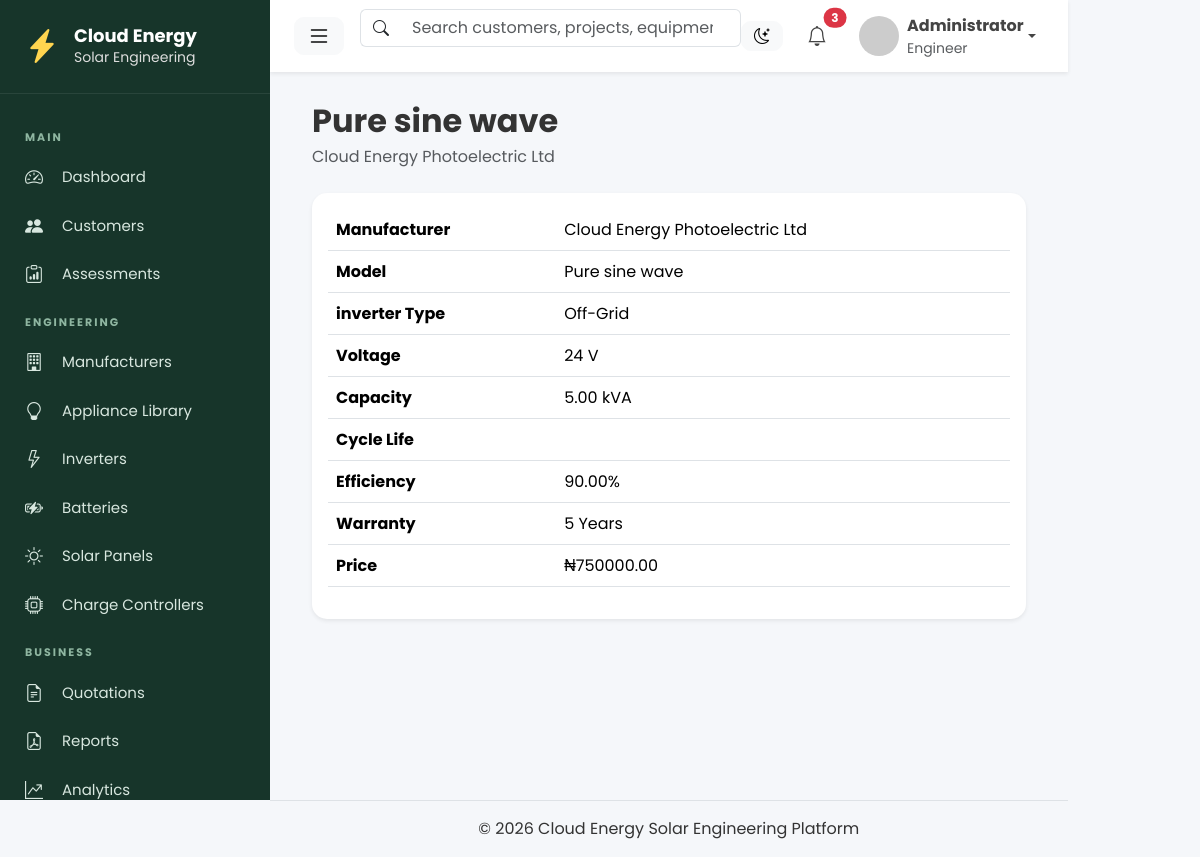
/equipment/inverters/1/, run on an earlier commit of the app's database.
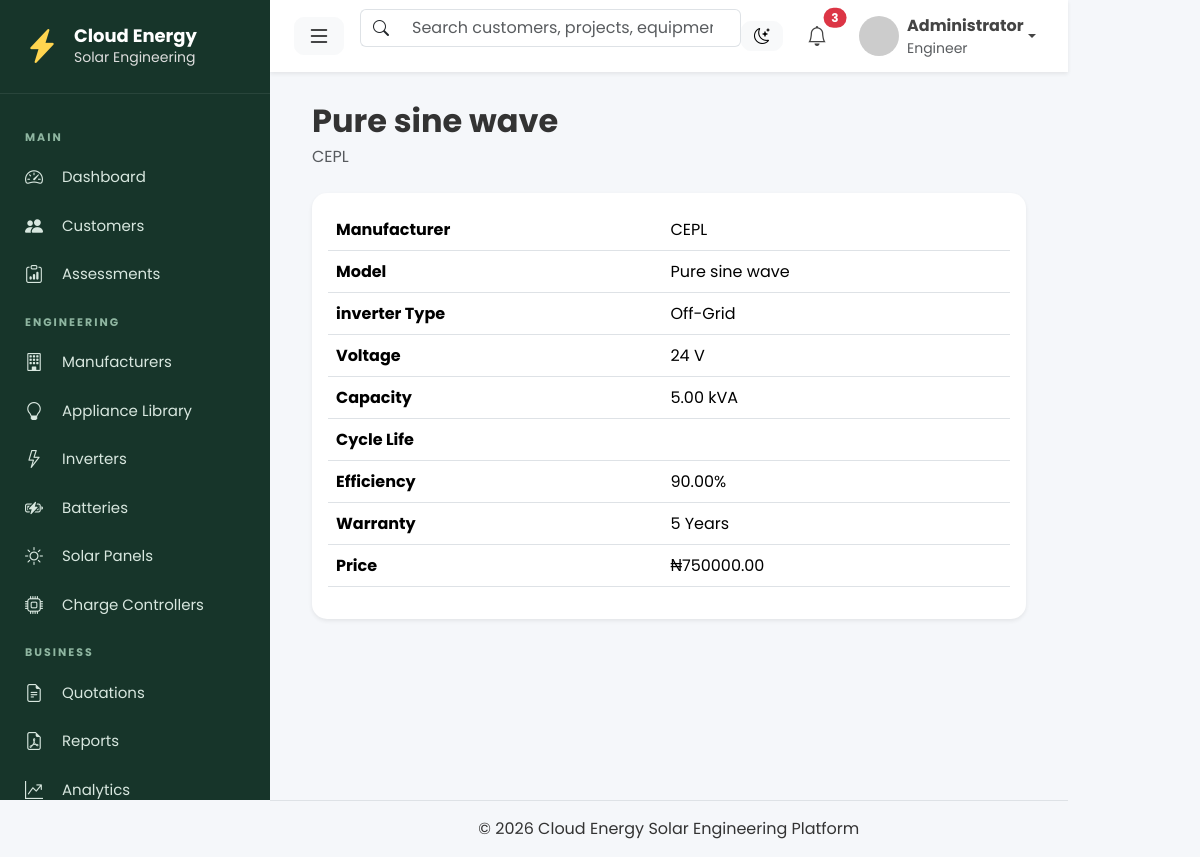
And on a later commit of the database.
### equipment/models.py (models this page shows, shortened)
class Manufacturer(models.Model):
    name = models.CharField(
        max_length=100,
        unique=True,
    )
    logo = models.ImageField(
        upload_to="manufacturers/",
        blank=True,
        null=True
    )
    website = models.URLField(
        blank=True,
    )
    support_email = models.EmailField(blank=True)
    support_phone = models.CharField(
        max_length=30,
        blank=True
    )
    country = models.CharField(
        max_length=100,
        blank=True
    )
    notes = models.TextField(
        blank=True
    )
    active = models.BooleanField(
        default=True,
    )
    class Meta:
        ordering = ["name"]
    def __str__(self):
        return self.name

class Inverter(models.Model):
    manufacturer = models.ForeignKey(
        Manufacturer,
        on_delete=models.CASCADE,
    )
    model = models.CharField(max_length=100)
    capacity_kva = models.DecimalField(
        max_digits=5,
        decimal_places=2,
    )
    hybrid = models.BooleanField(default=True)
    voltage = models.PositiveIntegerField()
    efficiency = models.DecimalField(
        max_digits=5,
        decimal_places=2,
    )
    warranty = models.PositiveIntegerField(
        default=5,
    )
    price = models.DecimalField(
        max_digits=15,
        decimal_places=2,
    )
    active = models.BooleanField(default=True)

### equipment/views.py (the view)
class InverterDetailView(DetailView):
    model = Inverter
    template_name = "equipment/inverters/inverter_detail.html"

### templates/equipment/Inverters/inverter_detail.html (shortened to what this page needs)
{% extends "layouts/base.html" %}
{% block content %}
{% include "components/page_header.html" with title=object.model subtitle=object.manufacturer %}
<div class="card shadow-sm">
    <div class="card-body">
        <table class="table">
            <tr><th>Manufacturer</th><td>{{ object.manufacturer }}</td></tr>
            <tr><th>Model</th><td>{{ object.model }}</td></tr>
            <tr><th>inverter Type</th><td>{% if object.hybrid %} Hybrid {% else %} Off-Grid {% endif %}</td></tr>
            <tr><th>Voltage</th><td>{{ object.voltage }} V</td></tr>
            <tr><th>Capacity</th><td>{{ object.capacity_kva }} kVA</td></tr>
            <tr><th>Cycle Life</th><td><tr>
                <th>Efficiency</th>
                <td>{{ object.efficiency }}%</td>
            </tr>
            <tr>
                <th>Warranty</th>
                <td>{{ object.warranty }} Years</td>
            </tr>
            <tr><th>Price</th><td>₦{{ object.price }}</td></tr>
        </table>
    </div>
</div>
{% endblock %}

### templates/components/page_header.html (shortened to what this page needs)
<div class="page-header d-flex justify-content-between align-items-center mb-4">
    <div>
        <h2 class="page-title">
            {{ title }}
        </h2>
        {% if subtitle %}
            <p class="text-muted mb-0">
                {{ subtitle }}
            </p>
        {% endif %}
    </div>
</div>

What changed in the data, as far as the page shows it:
changed through a linked row, Inverter "Pure sine wave": manufacturer "Cloud Energy Photoelectric Ltd" → "CEPL"
changed Manufacturer: name "Cloud Energy Photoelectric Ltd" → "CEPL"
